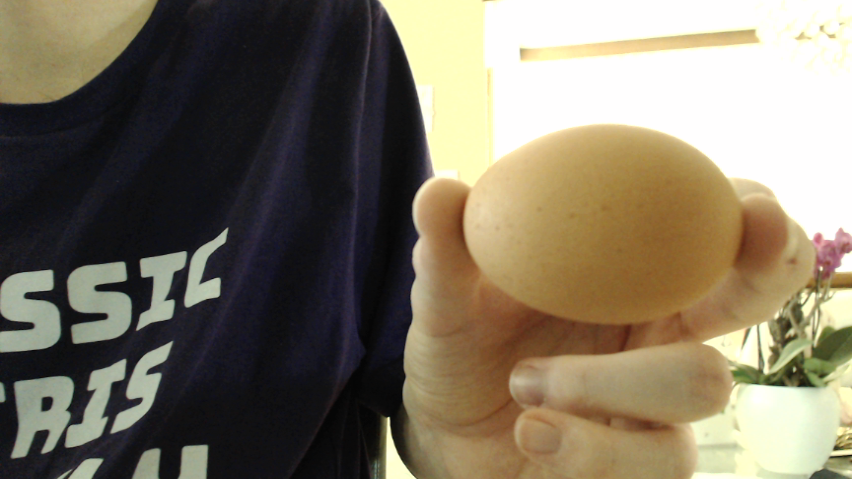
#> input picture webcam-viewer/edge_detection/testImage.png, 852 x 479 px, found by its file name
$ jupyter execute testing.ipynb
#> lines starting #> are read from the running program, lines starting #| are printed output that depends on the picture; after the words box and inside, x2 and y2 are one past the last pixel; in counts of white or black regions, pixels touching at a corner belong together
[cell 1]
import cv2
import numpy as np

# Read image.
img = cv2.imread('testimage.png', cv2.IMREAD_COLOR)
#> img is the input picture: shape (479, 852, 3); mean B, G, R 97.1, 115.4, 124.6

# Convert to grayscale.
gray = cv2.cvtColor(img, cv2.COLOR_BGR2GRAY)
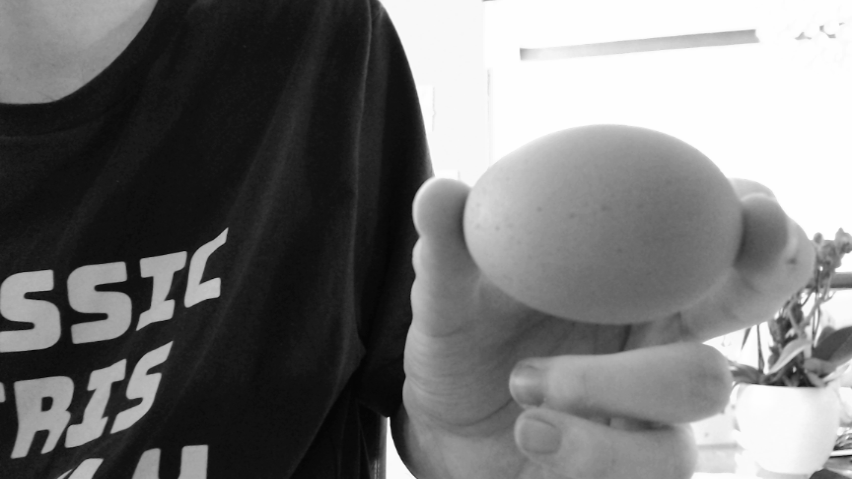
#> gray: shape (479, 852); min 5, max 255, mean 116

# Blur using 3 * 3 kernel.
gray_blurred = cv2.blur(gray, (3, 3))

# Apply Hough transform on the blurred image.
detected_circles = cv2.HoughCircles(gray_blurred,
                   cv2.HOUGH_GRADIENT, 1, 20, param1 = 50,
               param2 = 30, minRadius = 1, maxRadius = 40)
#> detected_circles = [[451.5, 211.5, 34.6], [801.5, 359.5, 21.7], [536.5, 429.5, 22.4]]

# Draw circles that are detected.
if detected_circles is not None:

    # Convert the circle parameters a, b and r to integers.
    detected_circles = np.uint16(np.around(detected_circles))
#> detected_circles = [[452, 212, 35], [802, 360, 22], [536, 430, 22]]

    for pt in detected_circles[0, :]:
        a, b, r = pt[0], pt[1], pt[2]

        # Draw the circumference of the circle.
        cv2.circle(img, (a, b), r, (0, 255, 0), 2)

        # Draw a small circle (of radius 1) to show the center.
        cv2.circle(img, (a, b), 1, (0, 0, 255), 3)
        cv2.imshow("Detected Circle", img)
        cv2.waitKey(0)
#> this loop made 3 passes
#> pass 1, `cv2.imshow("Detected Circle", img)`:
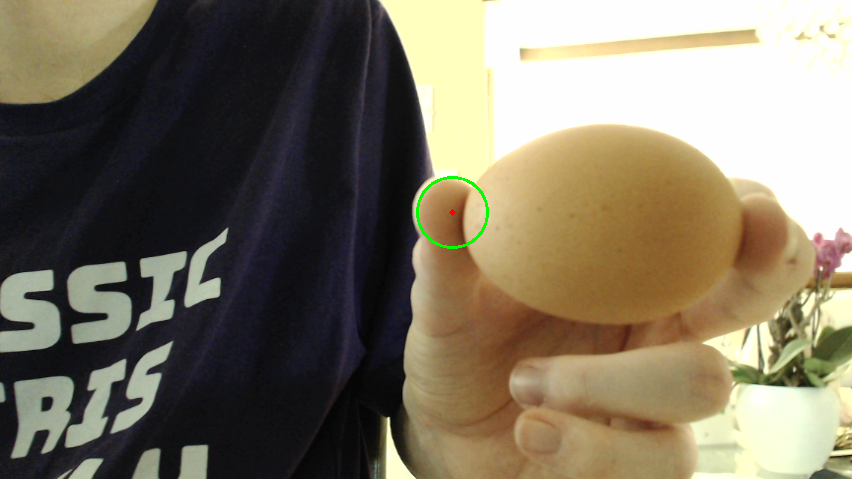
#> window 'Detected Circle': shape (479, 852, 3); mean B, G, R 96.8, 115.5, 124.3
#> pass 2, `cv2.imshow("Detected Circle", img)`:
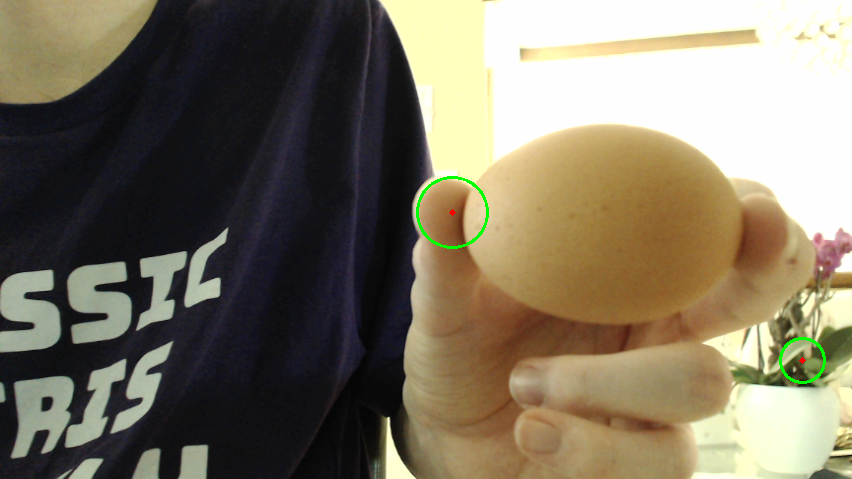
#> window 'Detected Circle': shape (479, 852, 3); mean B, G, R 96.8, 115.7, 124.2
#> after the loop:
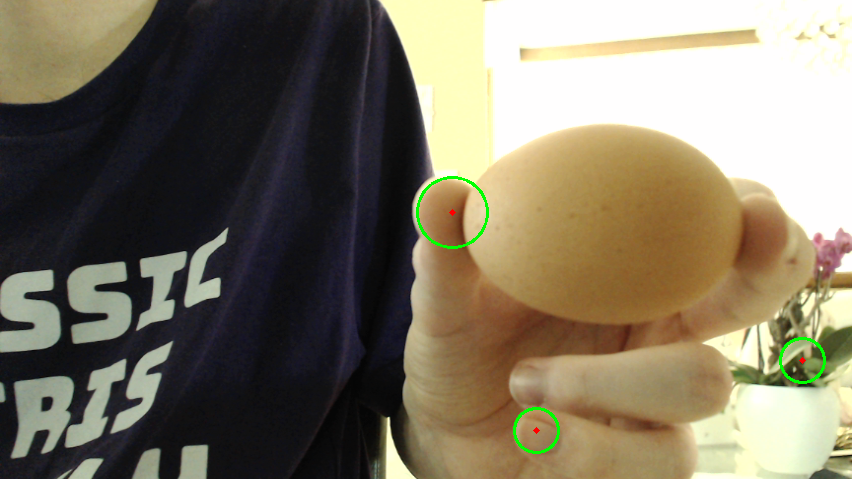
#> img: shape (479, 852, 3); 0.39% of pixels changed, all inside (x1, y1, x2, y2) = (416, 176, 826, 454)
